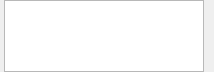
<?xml version="1.0" encoding="UTF-8"?>
<ui version="4.0">
 <class>ui::assets::studiomodel::LightingPanel</class>
 <widget class="QWidget" name="ui::assets::studiomodel::LightingPanel">
  <property name="geometry">
   <rect>
    <x>0</x>
    <y>0</y>
    <width>216</width>
    <height>75</height>
   </rect>
  </property>
  <property name="windowTitle">
   <string>Form</string>
  </property>
  <layout class="QHBoxLayout" name="horizontalLayout">
   <property name="sizeConstraint">
    <enum>QLayout::SetFixedSize</enum>
   </property>
   <property name="leftMargin">
    <number>4</number>
   </property>
   <property name="topMargin">
    <number>0</number>
   </property>
   <property name="rightMargin">
    <number>4</number>
   </property>
   <property name="bottomMargin">
    <number>0</number>
   </property>
   <item>
    <layout class="QVBoxLayout" name="verticalLayout">
     <property name="spacing">
      <number>0</number>
     </property>
     <property name="leftMargin">
      <number>0</number>
     </property>
     <property name="topMargin">
      <number>0</number>
     </property>
     <item>
      <widget class="QListWidget" name="Lights">
       <property name="sizePolicy">
        <sizepolicy hsizetype="Fixed" vsizetype="Preferred">
         <horstretch>0</horstretch>
         <verstretch>0</verstretch>
        </sizepolicy>
       </property>
       <property name="minimumSize">
        <size>
         <width>200</width>
         <height>0</height>
        </size>
       </property>
       <property name="maximumSize">
        <size>
         <width>200</width>
         <height>16777215</height>
        </size>
       </property>
       <property name="sizeAdjustPolicy">
        <enum>QAbstractScrollArea::AdjustToContentsOnFirstShow</enum>
       </property>
      </widget>
     </item>
    </layout>
   </item>
   <item>
    <widget class="QStackedWidget" name="LightSettingsContainer">
     <property name="sizePolicy">
      <sizepolicy hsizetype="Minimum" vsizetype="Preferred">
       <horstretch>0</horstretch>
       <verstretch>0</verstretch>
      </sizepolicy>
     </property>
    </widget>
   </item>
  </layout>
 </widget>
 <resources/>
 <connections/>
</ui>
